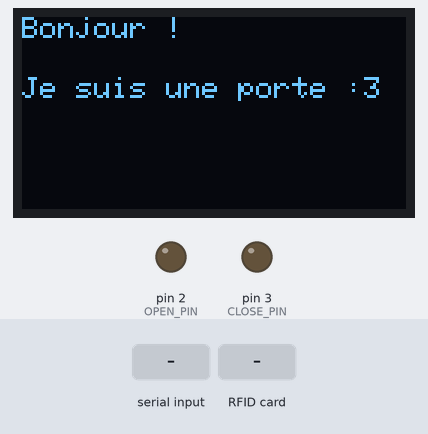
Bench run of a program on a simulated Arduino Mega 2560, built with avr-gcc and run on an emulated ATmega2560. Parts: 128×64 one-colour display, output pins drawn as LEDs (lit = HIGH). The test bench sets the inputs (shaded band). Pins used as bus, display or sensor lines are not drawn; what the program prints to the serial monitor is not drawn.

Above: at 0.15 s.
At 1.3 s:
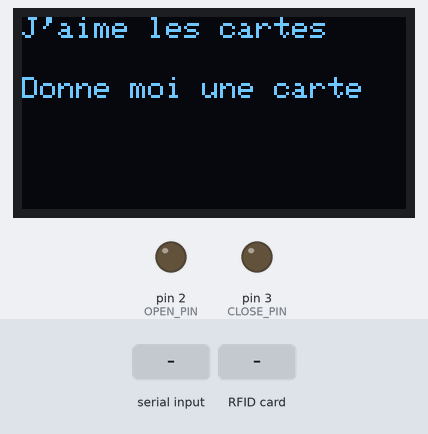
1.4 s: "1\n" received over the second serial link
At 1.8 s:
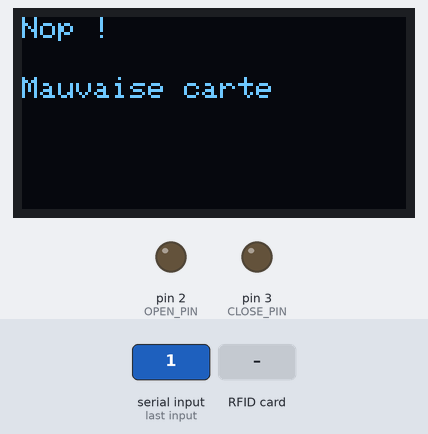
3.9 s: RFID card 5E 7A 19 C4 held to the reader
5.4 s: "]\n" received over the second serial link
Timing chart, 0 to 8.4 s (numbered marks = the images above; inputs shaded):
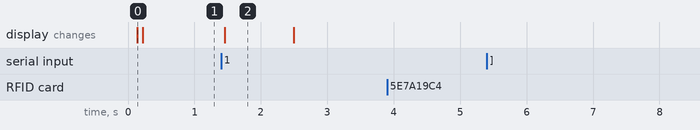

Measured:
- after the input at 1.4 s, the display: changes after 0.06 s (image 2)
- after the input at 3.9 s, every drawn part: stays the same
- after the input at 5.4 s, every drawn part: stays the same
- what the display in image 2 shows lasts 1.0 s, from 1.5 s to 2.5 s

The program:

main.cpp
```cpp
#include <SPI.h>
#include <MFRC522.h>
#include <Adafruit_SSD1306.h>
#include <Adafruit_GFX.h>
#include <string.h>

#define RST_PIN         5          // Configurable, see typical pin layout above
#define SS_PIN          53         // Configurable, see typical pin layout above

#define OPEN_PIN         2          // Configurable, see typical pin layout above
#define CLOSE_PIN        3


#define ESP_SERIAL_TIMEOUT 100
#define SERIAL_SPEED 9600

#define SCREEN_WIDTH 128
#define SCREEN_HEIGHT 64
#define OLED_RESET     5

#define LOADING 0
#define IDLE 1

Adafruit_SSD1306 OLED(SCREEN_WIDTH, SCREEN_HEIGHT, &Wire, OLED_RESET);

void oledSetup(){
  if(!OLED.begin(SSD1306_SWITCHCAPVCC, 0x3C)) { // Address 0x3D for 128x64
    Serial.println(F("SSD1306 allocation failed"));
    for(;;); // Don't proceed, loop forever
  }
  OLED.clearDisplay();
  OLED.setTextSize(1);                      // choix de la taille des caractères
  OLED.setTextWrap(true);                  // disable text wrap
  OLED.setTextColor(WHITE, BLACK);          // set text color to white and black background
  OLED.setCursor(0,0);
  OLED.display();
}

void oledPrint(const char* window, const char* text){
  OLED.clearDisplay();
  OLED.setCursor(0,0);
  OLED.print(window);
  OLED.setCursor(0,20);
  OLED.print(text);
  OLED.display();
}


MFRC522 rfid(SS_PIN, RST_PIN); // Instance of the class

MFRC522::MIFARE_Key key;

// Init array that will store new NUID
byte nuidPICC[4];

int ID = -1;

void SmbgotIn(){
  String SQLQ = "[INSERT INTO Logs (Users_ID) VALUES(";
  Serial3.print(SQLQ);
}

void OpenDoor(String DBr){
  if (strlen(DBr.c_str()) > 2){
    digitalWrite(OPEN_PIN,HIGH);
    delay(200);
    digitalWrite(OPEN_PIN,LOW);
    delay(200);
    digitalWrite(CLOSE_PIN,HIGH);
    delay(200);
    digitalWrite(OPEN_PIN,LOW);
    SmbgotIn();
    String temp=");]";
    String buffer;
    int i = DBr.indexOf(':');
    int j = DBr.indexOf('}');
    DBr = DBr.substring(i+1,j);
    Serial.print(DBr);
    Serial3.print(DBr);
    Serial3.print(temp);
    oledPrint("Nickel ^^ ","Je suis Ouverte");
    delay(1000);
  }else if (strlen(DBr.c_str()) == 2){
    oledPrint("Nop !","Mauvaise carte");
    delay(1000);
  }
}


void SendSQLRFID(){
  String SQLQ="[SELECT ID FROM Users WHERE Hexa=\"";
  Serial3.print(SQLQ);
}

String process_serial3_events() {
  String buffer;
  unsigned long begin = millis();
  while (Serial3.available() && millis() - begin < ESP_SERIAL_TIMEOUT) {
    char c = Serial3.read();
    // Serial.print(c);
    buffer += c;
    if (c == ']') {
      Serial.print(buffer);
      Serial.print("\n");
      return buffer;
      // handle command
      buffer = "";
      Serial.print("\n");
    }
  }
}


void printHex(byte *buffer, byte bufferSize) {
  SendSQLRFID();
  String END="\";]";
  for (byte i = 0; i < bufferSize; i++) {
    Serial.print(buffer[i] < 0x10 ? " 0" : " ");
    Serial.print(buffer[i], HEX); //Serial3.print for esp
    Serial3.print(buffer[i], HEX);
  }Serial3.print(END);
}

/**
 * Helper routine to dump a byte array as dec values to Serial.
 */
void printDec(byte *buffer, byte bufferSize) {
  for (byte i = 0; i < bufferSize; i++) {
    Serial.print(buffer[i] < 0x10 ? " 0" : " ");
    Serial.print(buffer[i], DEC);
  }
}


void setup() {
   oledSetup();
  Serial.begin(SERIAL_SPEED);
  Serial3.begin(9600);
  SPI.begin(); // Init SPI bus
  rfid.PCD_Init(); // Init MFRC522
  pinMode(OPEN_PIN, OUTPUT);
  pinMode(CLOSE_PIN, OUTPUT);
  for (byte i = 0; i < 6; i++) {
    key.keyByte[i] = 0xFF;
  }
  oledPrint("Bonjour !","Je suis une porte :3");
  Serial.println(F("This code scan the MIFARE Classsic NUID."));
  Serial.print(F("Using the following key:"));
  printHex(key.keyByte, MFRC522::MF_KEY_SIZE);
  Serial.print(F("Using the following key:\n"));
}

void loop() {
  String Dbr = process_serial3_events();
  OpenDoor(Dbr);
  oledPrint("J'aime les cartes","Donne moi une carte");
  //int I = getDataSQLfromESP();
  //Serial.print(I);
  // Reset the loop if no new card present on the sensor/reader. This saves the entire process when idle.
  if ( ! rfid.PICC_IsNewCardPresent())
    return;

  // Verify if the NUID has been readed
  if ( ! rfid.PICC_ReadCardSerial())
    return;

  Serial.print(F("PICC type: "));
  MFRC522::PICC_Type piccType = rfid.PICC_GetType(rfid.uid.sak);
  Serial.println(rfid.PICC_GetTypeName(piccType));

  // Check is the PICC of Classic MIFARE type
  if (piccType != MFRC522::PICC_TYPE_MIFARE_MINI &&
    piccType != MFRC522::PICC_TYPE_MIFARE_1K &&
    piccType != MFRC522::PICC_TYPE_MIFARE_4K) {
    Serial.println(F("Your tag is not of type MIFARE Classic."));
    return;
  }

  if (rfid.uid.uidByte[0] != nuidPICC[0] ||
    rfid.uid.uidByte[1] != nuidPICC[1] ||
    rfid.uid.uidByte[2] != nuidPICC[2] ||
    rfid.uid.uidByte[3] != nuidPICC[3] ) {
    Serial.println(F("A new card has been detected."));

    // Store NUID into nuidPICC array
    for (byte i = 0; i < 4; i++) {
      nuidPICC[i] = rfid.uid.uidByte[i];
    }

    Serial.println(F("The NUID tag is:"));
    Serial.print(F("In hex: "));
    printHex(rfid.uid.uidByte, rfid.uid.size);
    Serial.println();
    Serial.print(F("In dec: "));
    printDec(rfid.uid.uidByte, rfid.uid.size);
    Serial.println();
  }
  else Serial.println(F("Card read previously."));

  // Halt PICC
  rfid.PICC_HaltA();

  // Stop encryption on PCD
  rfid.PCD_StopCrypto1();
}
```
